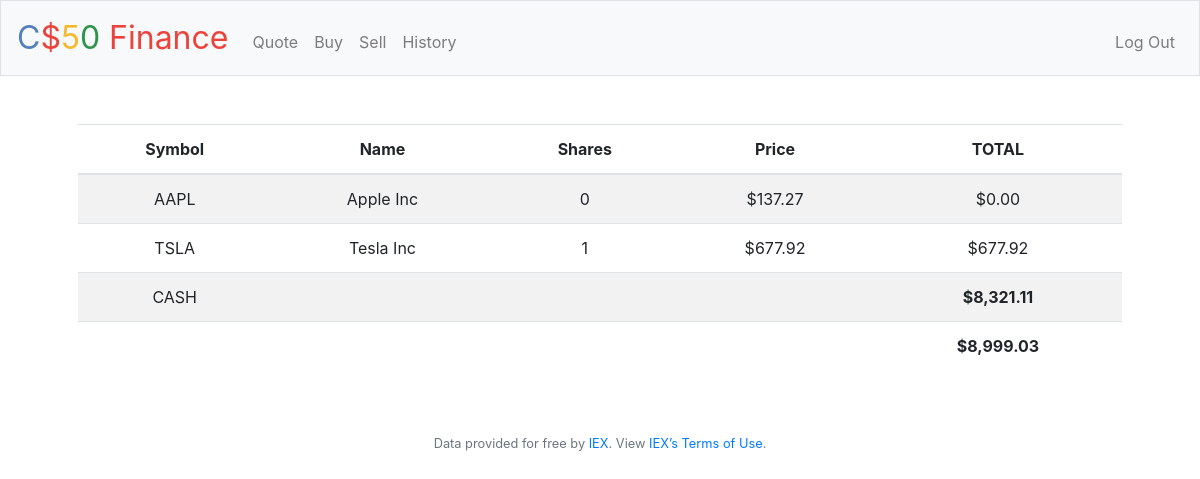
/ (signed in), run on the app's committed database.
### tables this page shows
CREATE TABLE transactions (
 id INTEGER PRIMARY KEY AUTOINCREMENT,
 user_id INTEGER NOT NULL,
 name TEXT NOT NULL,
 shares INTEGER NOT NULL,
 price NUMERIC NOT NULL,
 type TXET NOT NULL,
 symbol TEXT NOT NULL,
 time TIMESTAMP DEFAULT CURRENT_TIMESTAMP,
 FOREIGN KEY (user_id) REFERENCES users(id)
);

CREATE TABLE users (id INTEGER, username TEXT NOT NULL, hash TEXT NOT NULL, cash NUMERIC NOT NULL DEFAULT 10000.00, PRIMARY KEY(id));

### application.py (the view)
@app.route("/")
@login_required
def index():
    user_id = session["user_id"]
    stocks = db.execute(
        "SELECT symbol, name, price, SUM(shares) as totalShares FROM transactions WHERE user_id = ? GROUP BY symbol", user_id)
    cash = db.execute("SELECT cash FROM users WHERE id = ?", user_id)[0]["cash"]
    total = cash
    for stock in stocks:
        total += stock["price"] * stock["totalShares"]
    return render_template("index.html", stocks=stocks, cash=cash, usd=usd, total=total)

### application.py (called while the page is built)
@app.after_request
def after_request(response):
    response.headers["Cache-Control"] = "no-cache, no-store, must-revalidate"
    response.headers["Expires"] = 0
    response.headers["Pragma"] = "no-cache"
    return response

### helpers.py (called while the page is built)
def login_required(f):
    @wraps(f)
    def decorated_function(*args, **kwargs):
        if session.get("user_id") is None:
            return redirect("/login")
        return f(*args, **kwargs)
    return decorated_function

def usd(value):
    return f"${value:,.2f}"

### templates/index.html (shortened to what this page needs)
{% extends "layout.html" %}
{% block main %}
<table class="table table-striped">
    <thead>
        <tr>
            <th>Symbol</th>
            <th>Name</th>
            <th>Shares</th>
            <th>Price</th>
            <th>TOTAL</th>
        </tr>
    </thead>
    <tbody>
        {% for stock in stocks %}
        <tr>
            <td>{{ stock["symbol"] }}</td>
            <td>{{ stock["name"] }}</td>
            <td>{{ stock["totalShares"] }}</td>
            <td>{{ usd(stock["price"]) }}</td>
            <td>{{ usd(stock["totalShares"] * stock["price"]) }}</td>
        </tr>
        {% endfor %}
        <tr>
            <td>CASH</td>
            <td colspan="3"></td>
            <td> <strong>{{ usd(cash) }}</strong></td>
        </tr>
    </tbody>
    <tfoot>
        <td colspan="4"></td>
        <td> <strong>{{ usd(total) }}</strong></td>
    </tfoot>
</table>
{% endblock %}

### templates/layout.html (shortened to what this page needs)
<!DOCTYPE html>
<html lang="en">
    <head>
        <link rel="stylesheet" href="https://cdn.jsdelivr.net/npm/bootstrap@4.5.3/dist/css/bootstrap.min.css">
        <link href="/static/styles.css" rel="stylesheet">
    </head>
    <body>
        <nav class="navbar navbar-expand-md navbar-light bg-light border">
            <a class="navbar-brand" href="/"><span class="blue">C</span><span class="red">$</span><span class="yellow">5</span><span class="green">0</span> <span class="red">Finance</span></a>
            <div class="collapse navbar-collapse" id="navbar">
                {% if session.user_id %}
                    <ul class="navbar-nav mr-auto mt-2">
                        <li class="nav-item"><a class="nav-link" href="/quote">Quote</a></li>
                        <li class="nav-item"><a class="nav-link" href="/buy">Buy</a></li>
                        <li class="nav-item"><a class="nav-link" href="/sell">Sell</a></li>
                        <li class="nav-item"><a class="nav-link" href="/history">History</a></li>
                    </ul>
                    <ul class="navbar-nav ml-auto mt-2">
                        <li class="nav-item"><a class="nav-link" href="/logout">Log Out</a></li>
                    </ul>
                {% else %}
                    <ul class="navbar-nav ml-auto mt-2">
                        <li class="nav-item"><a class="nav-link" href="/register">Register</a></li>
                        <li class="nav-item"><a class="nav-link" href="/login">Log In</a></li>
                    </ul>
                {% endif %}
            </div>
        </nav>
        <main class="container p-5">
            {% block main %}{% endblock %}
        </main>
        <footer class="small text-center text-muted">
            Data provided for free by <a href="https://iextrading.com/developer">IEX</a>. View <a href="https://iextrading.com/api-exhibit-a/">IEX’s Terms of Use</a>.
        </footer>
    </body>
</html>

### static/styles.css (style rules this page uses)
nav .navbar-brand { font-size: xx-large; }
nav .navbar-brand .blue { color: #537fbe; }
nav .navbar-brand .red { color: #ea433b; }
nav .navbar-brand .yellow { color: #f5b82e; }
nav .navbar-brand .green { color: #2e944b; }
main { overflow-x: auto; text-align: center; }

### data on the page
transactions: symbol "TSLA", name "Tesla Inc", totalShares "1", price "$677.92", usd(stock['totalShares']*stock['price']) "$677.92"
users: cash "$8,321.11"

### other printed values
{{ stock["symbol"] }} "AAPL"
{{ stock["name"] }} "Apple Inc"
{{ stock["totalShares"] }} "0"
{{ usd(stock["price"]) }} "$137.27"
{{ usd(stock["totalShares"] * stock["price"]) }} "$0.00"
{{ usd(total) }} "$8,999.03"
